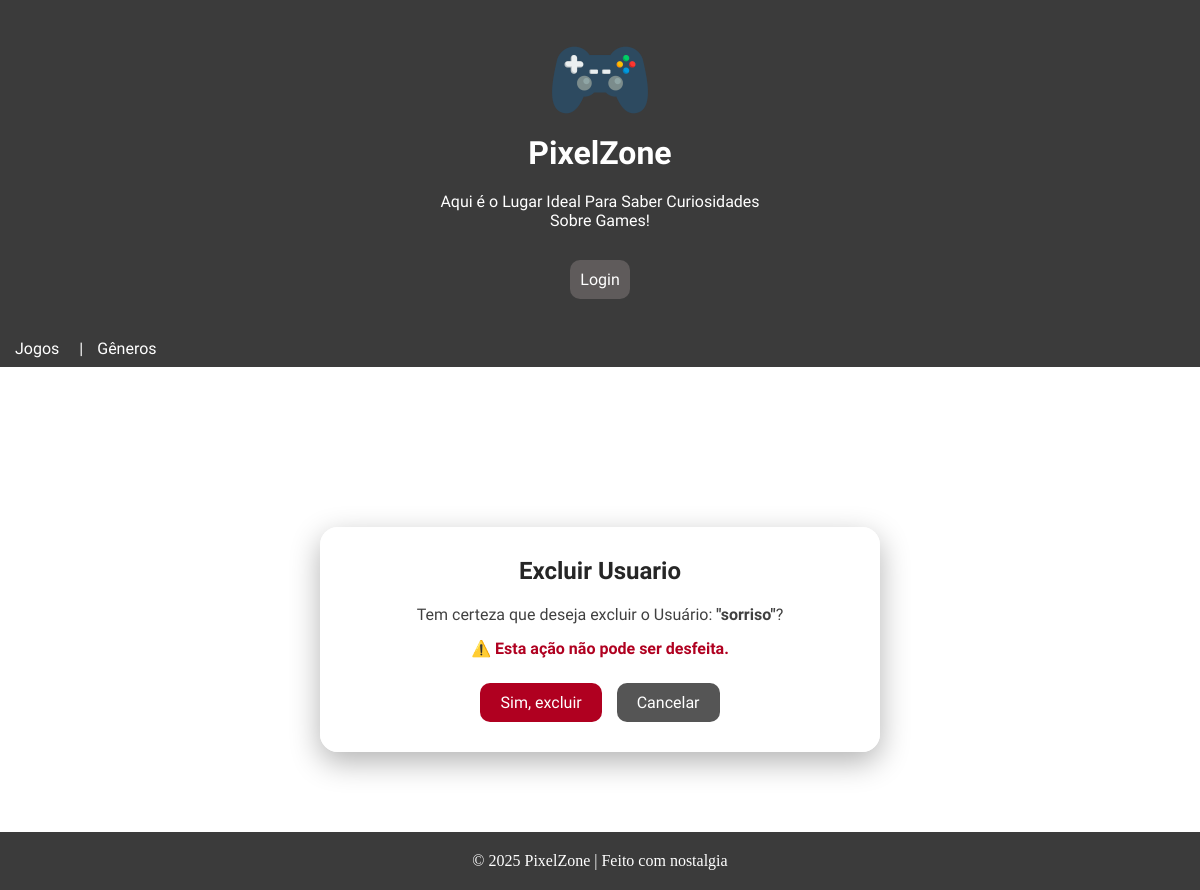
The page /usuario/excluir/7/ on the database as committed earlier.
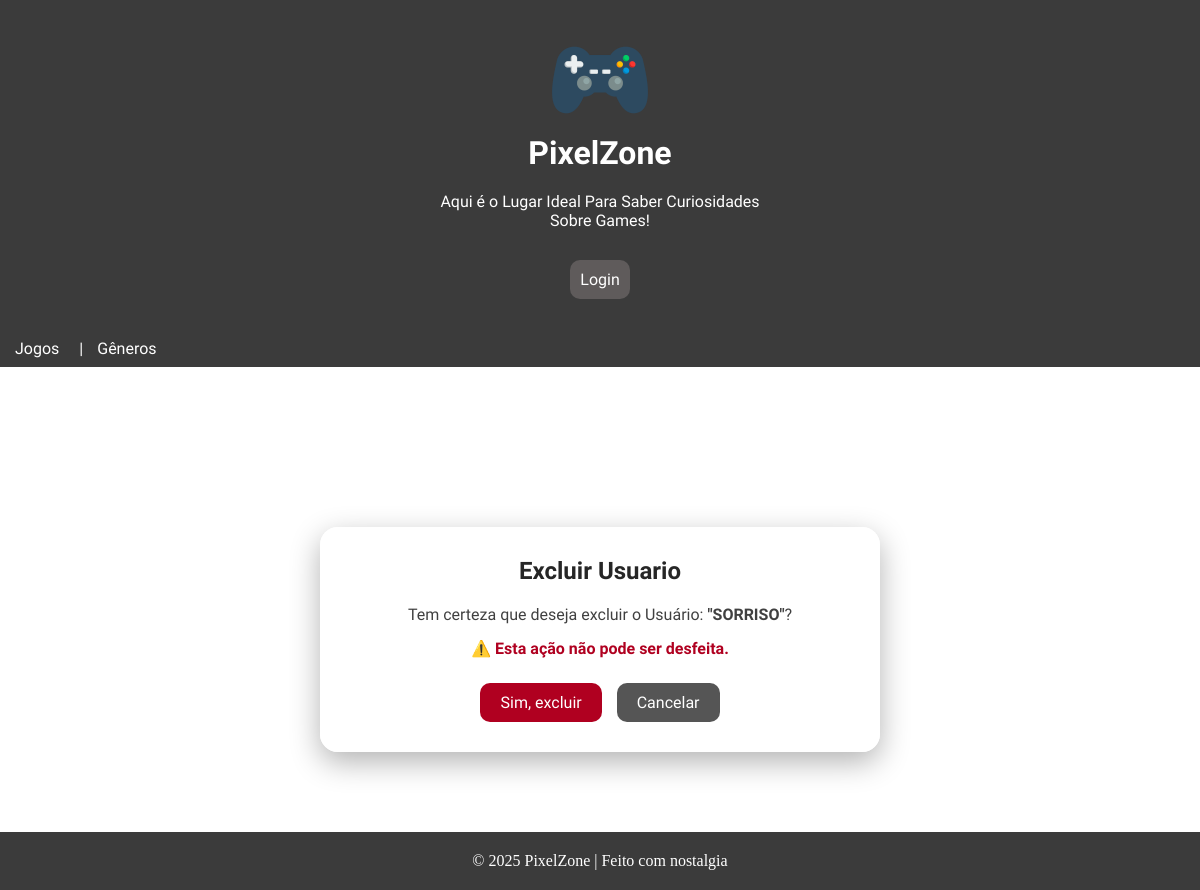
The same page on the database as committed later.
### apps/Usuario/models.py (models this page shows, shortened)
class Usuario(models.Model):
    nome_usuario = models.CharField(max_length=50)
    email = models.EmailField(unique=True)
    senha = models.CharField(max_length=128)
    is_admin = models.BooleanField(default=False)
    imagem = models.ImageField(upload_to='usuario/', blank=True, null=True, default='usuario/default.png')

### apps/Usuario/views.py (the view)
# urls.py: path('excluir/<int:pk>/', views.excluir_usuario, name='excluir_usuario'),
def excluir_usuario(request, pk):
    usuario = get_object_or_404(Usuario, pk=pk)
    if request.method == 'POST':
        usuario.delete()
        return redirect('usuario:lista')
    return render(request, 'usuarios/excluir.html', {'usuario': usuario})

### apps/Usuario/templates/usuarios/excluir.html (shortened to what this page needs)
{% extends 'base.html' %}
{% block conteudo %}
<div class="delete-container">
    <div class="delete-card">
        <h2 class="delete-title">Excluir Usuario</h2>
        <p class="delete-text">
            Tem certeza que deseja excluir o Usuário:
            <strong>"{{ usuario.nome_usuario }}"</strong>?
        </p>
        <p class="delete-warning">
            ⚠️ Esta ação não pode ser desfeita.
        </p>
        <form method="post" class="delete-actions">
            <button type="submit" class="btn-delete">Sim, excluir</button>
            <a href="{% url 'jogos:lista' %}" class="btn-cancel">Cancelar</a>
        </form>
    </div>
</div>
{% endblock %}

Rows that differ between the two databases and show on the page:
changed Usuario: nome_usuario "sorriso" → "SORRISO"
